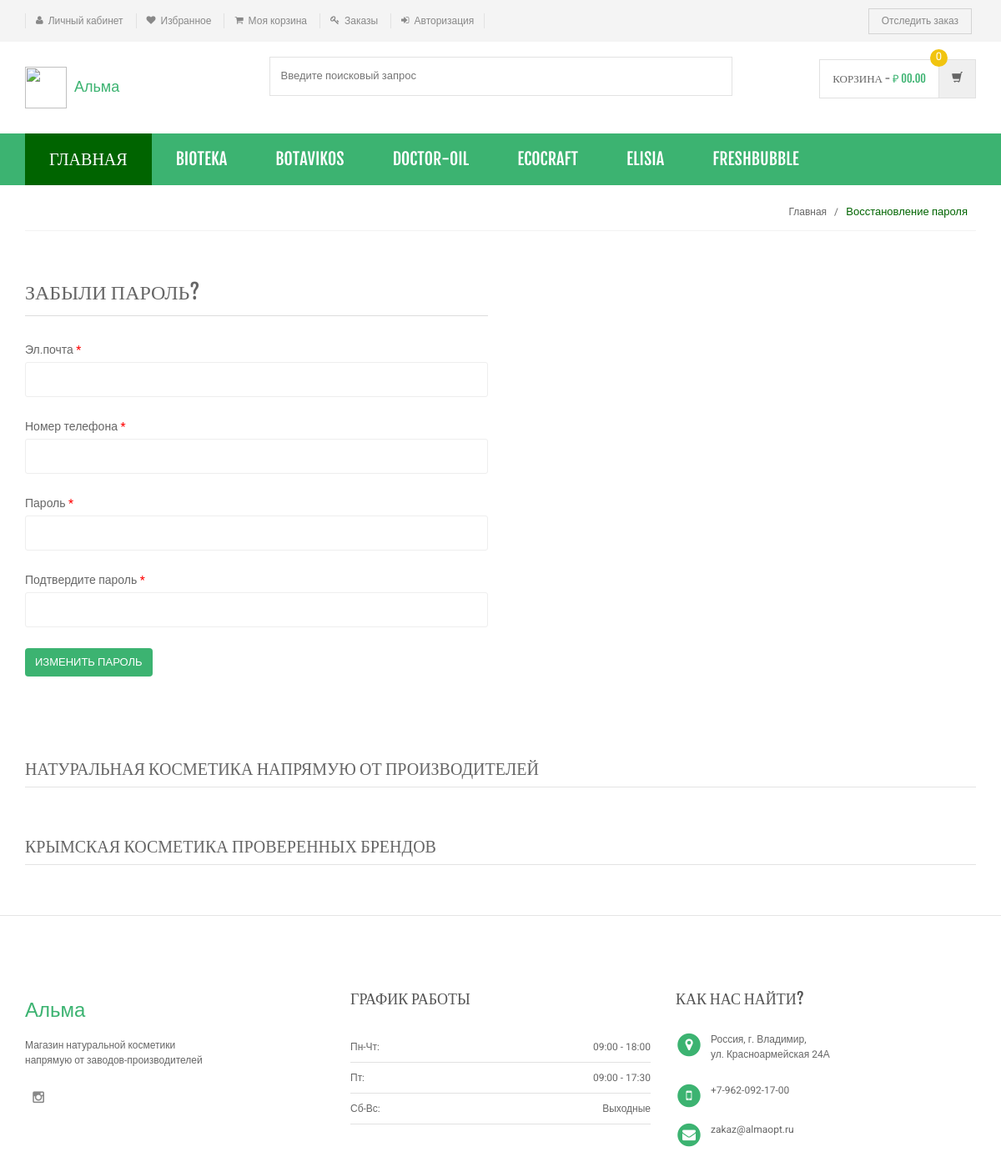
/forgot-password.php, run on the app's committed database.
### tables this page shows
CREATE TABLE `category` (
  `id` int(11) NOT NULL,
  `categoryName` varchar(255) DEFAULT NULL,
  `categoryDescription` longtext,
  `creationDate` timestamp NOT NULL DEFAULT CURRENT_TIMESTAMP,
  `updationDate` varchar(255) DEFAULT NULL
);

### includes/menu-bar.php (the view, shortened to what this page needs)
<div class="header-nav animate-dropdown">
    <div class="container">
        <div class="yamm navbar navbar-default" role="navigation">
            <div class="nav-bg-class">
                <div class="navbar-collapse collapse" id="mc-horizontal-menu-collapse">
					<div class="nav-outer">
						<ul class="nav navbar-nav">
							<li class="active dropdown yamm-fw">
								<a href="index.php" data-hover="dropdown" class="dropdown-toggle">Главная</a>
							</li>
				            <?php $sql=mysqli_query($con,"select id,categoryName  from category limit 6");
								while($row=mysqli_fetch_array($sql))
								{
				    		?>
				    		<li class="dropdown yamm">
				    			<a href="category.php?cid=<?php echo $row['id'];?>"> <?php echo $row['categoryName'];?></a>
				    		</li>
				    			<?php } ?>
				    	</ul>
						<div class="clearfix"></div>
					</div>
				</div>
			</div>
        </div>
    </div>
</div>

### assets/css/green.css (style rules this page uses)
a { color: #3CB371; }
.header-style-1 .header-nav { background: #3CB371; }
.cnt-home .header-style-1 .header-nav .navbar .navbar-nav > li.active { background: #006400; }

### assets/css/lightbox.css (style rules this page uses)
body:after { content: url(../images/close.png) url(../images/loading.gif) url(../images/prev.png) url(../images/next.png); display: none; }

### assets/css/blue.css (style rules this page uses)
a { color: #3498db; }
.header-style-1 .header-nav { background: #3498db; }
.cnt-home .header-style-1 .header-nav .navbar .navbar-nav > li.active { background: #1d6ca1; }

### assets/css/red.css (style rules this page uses)
a { color: #ff6c6c; }
.header-style-1 .header-nav { background: #ff6c6c; }
.cnt-home .header-style-1 .header-nav .navbar .navbar-nav > li.active { background: #ff1a1a; }

### assets/css/orange.css (style rules this page uses)
a { color: #f39c12; }
.header-style-1 .header-nav { background: #f39c12; }
.cnt-home .header-style-1 .header-nav .navbar .navbar-nav > li.active { background: #ab6c09; }

### assets/css/dark-green.css (style rules this page uses)
a { color: #12cca7; }
.header-style-1 .header-nav { background: #12cca7; }
.cnt-home .header-style-1 .header-nav .navbar .navbar-nav > li.active { background: #0b816a; }

### data on the page
category: categoryName "BIOTEKA"
category: categoryName "BOTAVIKOS"
category: categoryName "DOCTOR-OIL"
category: categoryName "ECOCRAFT"
category: categoryName "ELISIA"
category: categoryName "FRESHBUBBLE"
